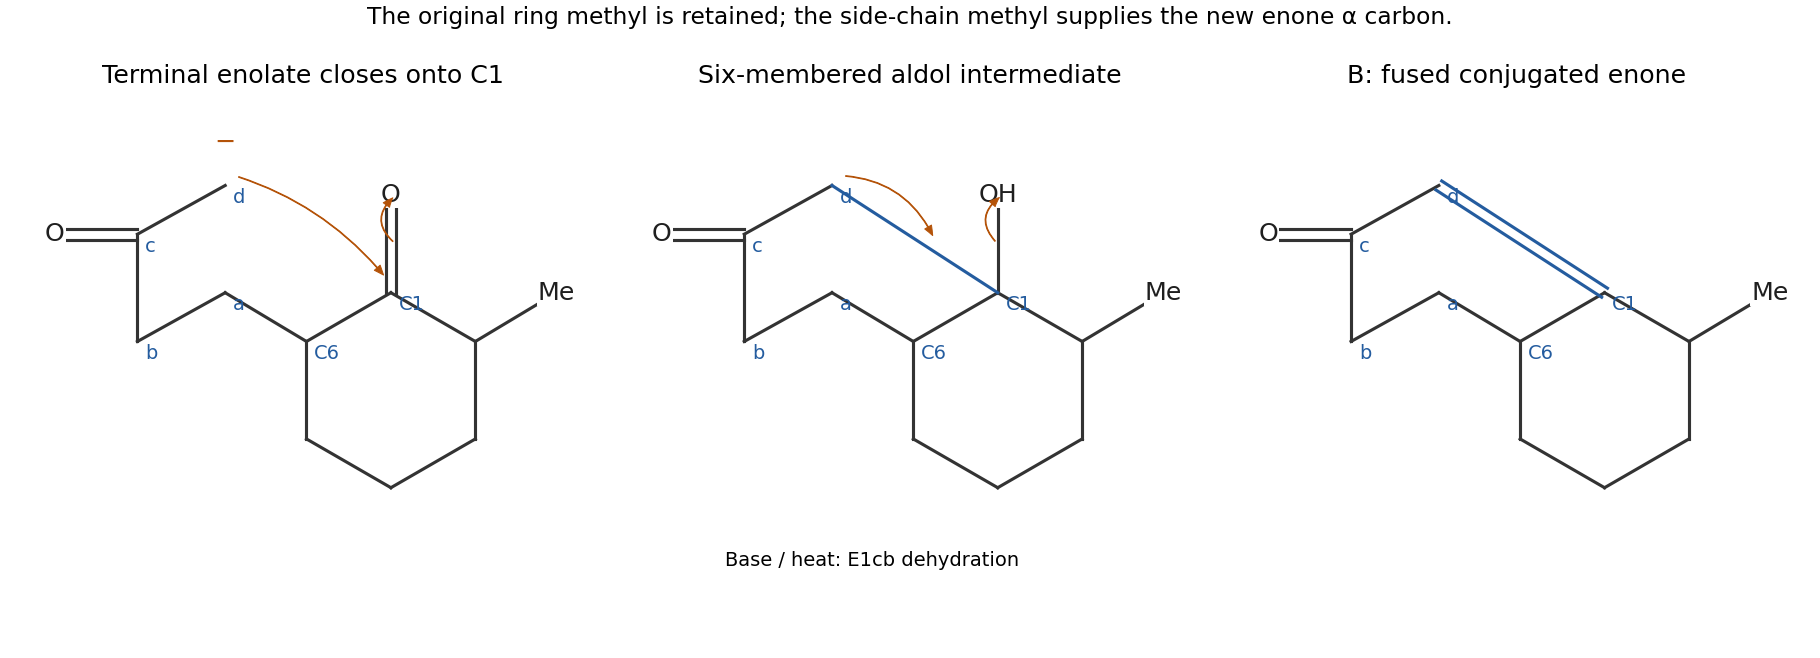

Reproduce this figure in Python.
"""Original numbered Robinson-annulation graphs and arrows; output to cwd."""
from pathlib import Path
import sys
sys.path.insert(0,str(Path(__file__).resolve().parents[2]))
import matplotlib.pyplot as plt
from tools.chemistry_diagram import *
fig,axs=plt.subplots(1,3,figsize=(13,4.7),layout='constrained',facecolor='white')
for ax,stage,title in zip(axs,[0,1,2],['Terminal enolate closes onto C1','Six-membered aldol intermediate','B: fused conjugated enone']):
 r=[(0,1),(.866,.5),(.866,-.5),(0,-1),(-.866,-.5),(-.866,.5)];ring(ax,r)
 chain=[r[5],(-1.7,1),(-2.6,.5),(-2.6,1.6),(-1.7,2.1)]
 for a,b in zip(chain,chain[1:]):bond(ax,a,b)
 bond(ax,chain[3],(-3.45,1.6),2);atom(ax,(-3.45,1.6),'O');bond(ax,r[1],(1.7,1));atom(ax,(1.7,1),'Me')
 for point,label in [(r[0],'C1'),(r[5],'C6'),(chain[1],'a'),(chain[2],'b'),(chain[3],'c'),(chain[4],'d')]:ax.text(point[0]+.08,point[1]-.18,label,fontsize=10,color=BLUE)
 if stage<2:bond(ax,r[0],(0,2),2 if stage==0 else 1);atom(ax,(0,2),'O' if stage==0 else 'OH')
 if stage==0:
  atom(ax,(-1.7,2.55),'−',color=ORANGE);curly(ax,(-1.6,2.2),(-.05,1.15),-.15);curly(ax,(.05,1.5),(.05,2.0),-.6)
 else:bond(ax,chain[4],r[0],2 if stage==2 else 1,color=BLUE)
 if stage==1:ax.text(-2.8,-1.8,'Base / heat: E1cb dehydration',fontsize=10);curly(ax,(-1.6,2.2),(-.65,1.55),-.3);curly(ax,(0,1.5),(.05,2.0),-.6)
 finish(ax,(-3.95,2.15),(-2.05,2.95),title)
fig.suptitle('The original ring methyl is retained; the side-chain methyl supplies the new enone α carbon.',fontsize=12)
save(fig,'paper-1-annulation.png')
